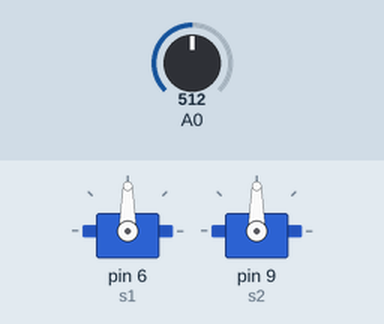
The sketch below on a simulated Arduino Uno, built with avr-gcc and run on an emulated ATmega328P. Parts: 2 × servo. The inputs (shaded band) are chosen by the test bench; at power-on: A0 = 512.

Above: at 1.2 s.
1.3 s: A0 set to 589
2.8 s: A0 set to 614
At 4.0 s:
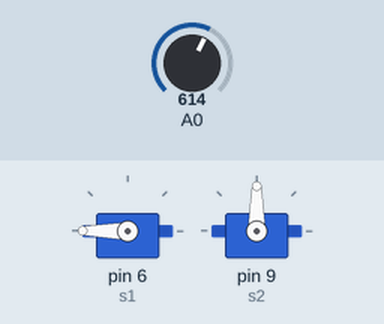
4.3 s: A0 set to 290
At 5.2 s:
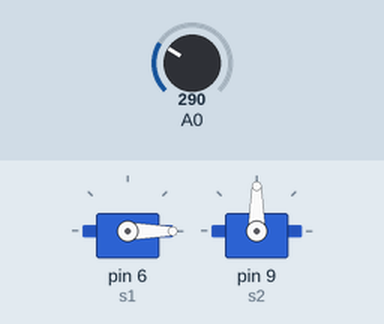
5.8 s: A0 set to 307
At 6.3 s:
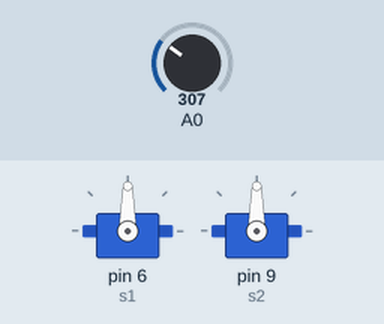
7.3 s: A0 set to 122
At 8.7 s:
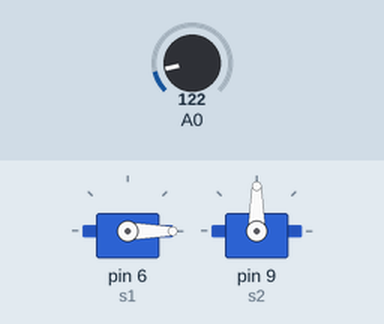
Timing chart, 0 to 9.8 s (numbered marks = the images above; inputs shaded):
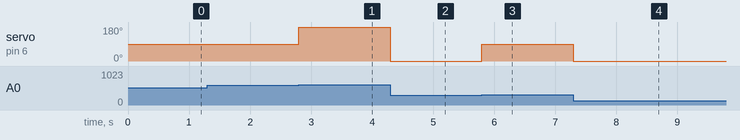

The sketch:

m3_atividade11_questaoC.ino
```cpp
#include <Servo.h>

Servo s1, s2;

void setup() {
  s1.attach(6);
  s2.attach(9);
}

void loop() {
  int v = analogRead(A0);
  if (v < 300) {
    s1.write(0);
  }
  else if (v < 600) {
    s1.write(90);
  }
  else {
    s1.write(180);
  }
}
```

Measured:
- the behaviour switches between 599 and 600 on A0 (found by bisection; images 0 and 1)
- the behaviour switches between 299 and 300 on A0 (found by bisection; images 2 and 3)
- after the input at 1.3 s, every drawn part: stays the same
- after the input at 2.8 s, servo on pin 6 (s1): 90° → 180° at once
- after the input at 4.3 s, servo on pin 6 (s1): 180° → 0° at once
- after the input at 5.8 s, servo on pin 6 (s1): 0° → 90° at once
- after the input at 7.3 s, servo on pin 6 (s1): 90° → 0° at once
